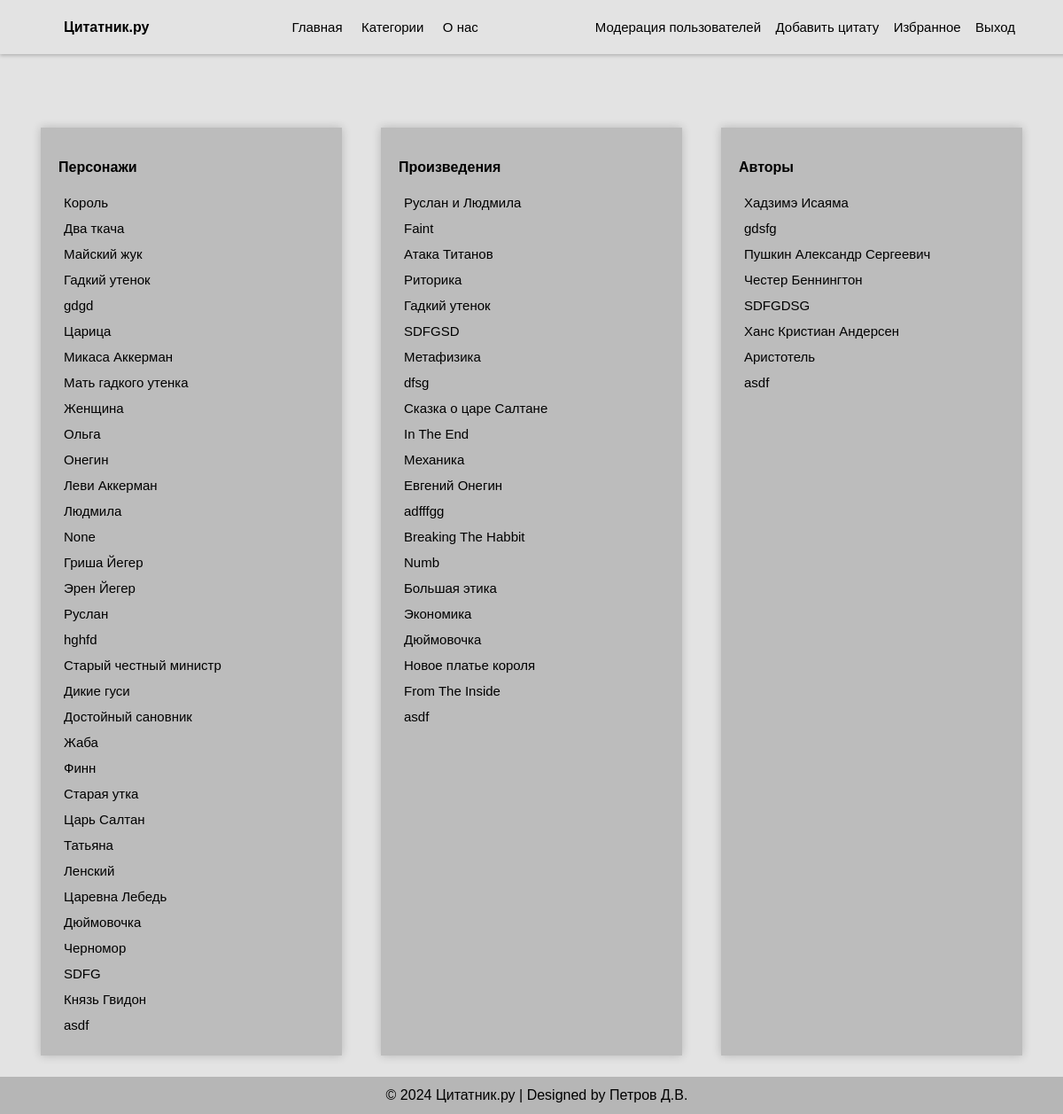
Page /categories (signed in) on the committed database.
### app.py (models this page shows, shortened)
class Quotes(db.Model):
    id = db.Column(db.Integer, primary_key=True)
    text = db.Column(db.String(300), nullable=False)
    author = db.Column(db.String(60), nullable=False)
    composition = db.Column(db.String(100))
    character = db.Column(db.String(60))

### app.py (the view)
@app.route('/categories')
def categories():
    quotes = Quotes.query.all()
    authors = []
    compositions = []
    characters = []
    for quote in quotes:
        authors.append(quote.author)
        compositions.append(quote.composition)
        characters.append(quote.character)
    authors = list(set(authors))
    compositions = list(set(compositions))
    characters = list(set(characters))
    if current_user.is_authenticated:
        if current_user.admin:
            return render_template('categories_admin.html', authors=authors, compositions=compositions, characters=characters)
        else:
            return render_template('categories_login.html', authors=authors, compositions=compositions, characters=characters)
    else:
        return render_template('categories.html', authors=authors, compositions=compositions, characters=characters)

### UserLogin.py (called while the page is built)
    def fromDB(self, user_id, db, Users):
        self.__user = db.session.query(Users).filter(Users.id == user_id).first()
        if self.__user:
            self.admin = self.__user.admin  # Получаем значение admin из базы данных
        return self

### app.py (called while the page is built)
@login_manager.user_loader
def load_user(user_id):
    return UserLogin().fromDB(user_id, db, Users)

### templates/categories_admin.html (shortened to what this page needs)
{% extends 'index_admin.html' %}
{% block authorizaton %}
<a href="/user_moderation">Модерация пользователей</a>
<a href="/create_quote">Добавить цитату</a>
<a href="/favourite">Избранное</a>
<a href="/logout">Выход</a>
{% endblock %}
{% block main %}
<div class="categories">
    <div class="category">
        <p><b>Персонажи</b></p>
        {% for character in characters %}
            <a href="/filter/character/{{ character }}">{{ character }}</a><br>
        {% endfor %}
    </div>
    <div class="category">
        <p><b>Произведения</b></p>
        {% for composition in compositions %}
        <a href="/filter/composition/{{ composition }}">{{ composition }}</a><br>
        {% endfor %}
    </div>
    <div class="category">
        <p><b>Авторы</b></p>
        {% for author in authors %}
        <a href="/filter/author/{{ author }}">{{ author }}</a><br>
        {% endfor %}
    </div>
</div>
{% endblock %}

### static/css/style.css (style rules this page uses)
html, body { height: 100%; margin: 0; font-family: 'Arial'; }
body { display: flex; flex-direction: column; justify-content: space-between; background-color: #e3e3e3; }
a { text-decoration: none; border: none; font-family: 'Arial'; font-size: 15px; display: inline-block; text-align: center; color: black; transition: background-color 0.3s ease; outline: none; padding: 0.5vw; }
p, a, strong, button, .button { font-family: 'Arial'; }
.categories { display: flex; justify-content: space-around; width: 100vw; }
.category { min-width: 25vw; margin-top: 15vh; background-color: #bcbcbc; box-shadow: 0px 0px 10px rgba(0, 0, 0, 0.2); padding: 20px; }

### rows in the picture
Quotes: character "Король", composition "Новое платье короля"
Quotes: character "Два ткача"
Quotes: character "Майский жук"
Quotes: character "Гадкий утенок", composition "Гадкий утенок", author "Ханс Кристиан Андерсен"
Quotes: character "gdgd", composition "adfffgg"
Quotes: character "Царица"
Quotes: character "Микаса Аккерман"
Quotes: character "Мать гадкого утенка"
Quotes: character "Женщина"
Quotes: character "Ольга"
Quotes: character "Онегин", composition "Евгений Онегин", author "Пушкин Александр Сергеевич"
Quotes: character "Леви Аккерман", composition "Атака Титанов", author "Хадзимэ Исаяма"
Quotes: character "Людмила"
Quotes: character "Гриша Йегер"
Quotes: character "Эрен Йегер"
Quotes: character "Руслан", composition "Руслан и Людмила"
Quotes: character "hghfd", composition "dfsg", author "gdsfg"
Quotes: character "Старый честный министр"
Quotes: character "Дикие гуси"
Quotes: character "Достойный сановник"
Quotes: character "Жаба"
Quotes: character "Финн"
Quotes: character "Старая утка"
Quotes: character "Царь Салтан", composition "Сказка о царе Салтане"
Quotes: character "Татьяна"
Quotes: character "Ленский"
Quotes: character "Царевна Лебедь"
Quotes: character "Дюймовочка", composition "Дюймовочка"
Quotes: character "Черномор"
Quotes: character "SDFG", composition "SDFGSD", author "SDFGDSG"
Quotes: character "Князь Гвидон"
Quotes: character "asdf", composition "asdf", author "asdf"
Quotes: composition "Faint"
Quotes: composition "Риторика"
Quotes: composition "Метафизика", author "Аристотель"
Quotes: composition "In The End"
Quotes: composition "Механика"
Quotes: composition "Breaking The Habbit", author "Честер Беннингтон"
Quotes: composition "Numb"
Quotes: composition "Большая этика"
Quotes: composition "Экономика"
Quotes: composition "From The Inside"

### other values in the picture
{{ character }} "None"
